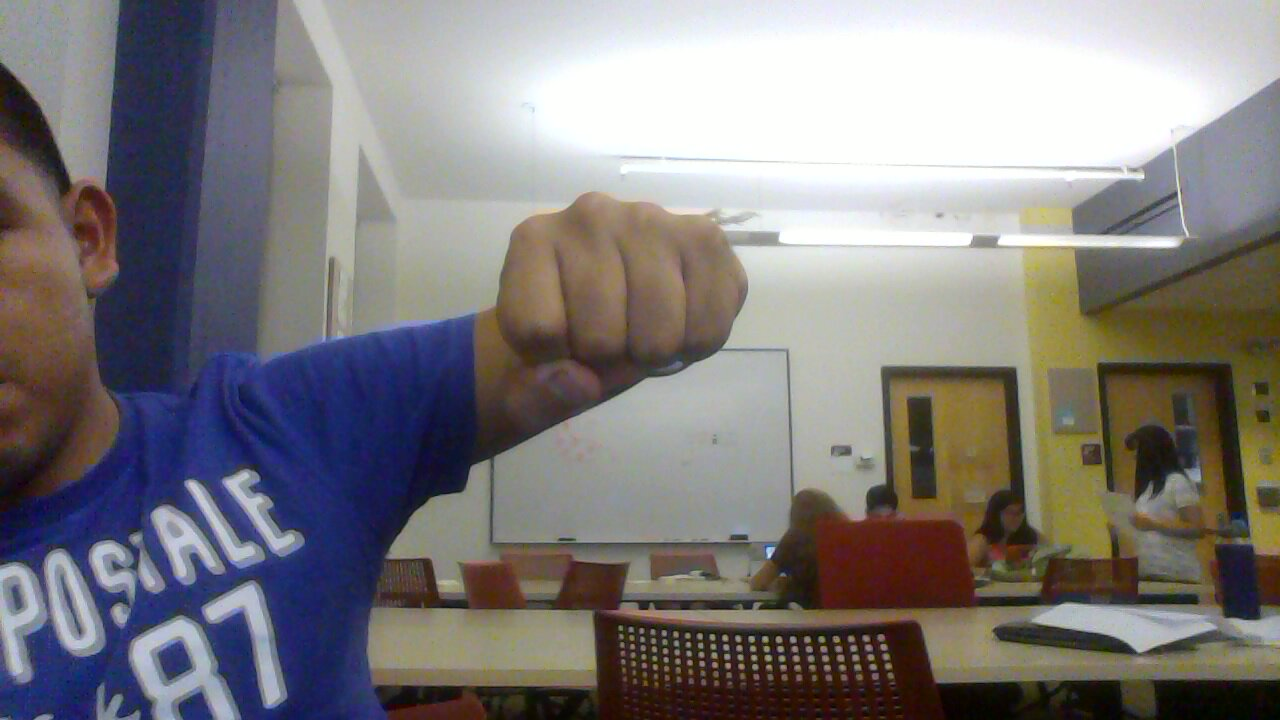
//> input picture Homeworks/Homework2/2015-09-16-221553.jpg, 1280 x 720 px
$ ./skinHSV 2015-09-16-221553.jpg   (built with g++ and OpenCV 4)
//> lines starting //> are read from the running program, lines starting //| are printed output that depends on the picture
//opencv libraries
#include "opencv2/core/core.hpp"
#include "opencv2/highgui/highgui.hpp"
#include "opencv2/imgproc/imgproc.hpp"
//C++ standard libraries
#include <iostream>
#include <vector>
#include <algorithm>

using namespace cv;
using namespace std;

//FOR USING THE CAMERA COMMENT LINES 26,27, UNCOMMENT 28,31,32,43

int main(int argc, char** argv)
{
    //int hmin=20, hmax=150, smin=77, smax=153, vmin=36, vmax=211;
    //int hmin=25, hmax=115, smin=40, smax=170, vmin=83, vmax=245; used with inRange function
    int hmin=0, hmax=62, smin=34, smax=195, vmin=72, vmax=185;
    namedWindow("Skin filter values");
    createTrackbar("Hue low", "Skin filter values", &hmin, 180);
    createTrackbar("Hue high", "Skin filter values", &hmax, 255);
    createTrackbar("Saturation low", "Skin filter values", &smin, 255);
    createTrackbar("Saturation high", "Skin filter values", &smax, 255);
    createTrackbar("Value low", "Skin filter values", &vmin, 255);
    createTrackbar("Value high", "Skin filter values", &vmax, 255);
    Mat output;
    Mat image, hsv;
    image = imread(argv[1],1);
//> image is the input picture: 720 rows x 1280 cols, CV_8UC3; mean B, G, R 124.5, 124, 127.6
    // [4 lines of commented-out code are left out]
    while(1)
    {
        //cap.read(image);
        imshow("input", image);
        output.create(image.rows, image.cols, CV_8UC1);
        // [4 lines of commented-out code are left out]

        Vec3b intensity, intensity2;
        cvtColor(image,hsv,CV_BGR2HSV);
//> hsv: 720 rows x 1280 cols, CV_8UC3; mean H, S, V 65.6, 71.6, 139.7
        uchar blue, green, red;
        uchar hue, sat, value;
        for (int i = 0; i<hsv.rows; i++)
        {
            for (int j = 0; j<hsv.cols; j++)
            {
                intensity2 = image.at<Vec3b>(i, j);
                blue = intensity2.val[0];
                green = intensity2.val[1];
                red = intensity2.val[2];
                intensity = hsv.at<Vec3b>(i, j);
                hue = intensity.val[0];
                sat = intensity.val[1];
                value = intensity.val[2];
                if (hue>hmin && hue<hmax && sat>smin && sat<smax && value>vmin && value<vmax)
                {
                    output.at<uchar>(i, j) = 0.299*red + 0.587*green + 0.114*blue;
                }
                else output.at<uchar>(i, j) = 0;
            }
        }
//> this loop made 720 passes
//> (blue, green, red, intensity, hue) on passes 1 to 3: (183, 200, 189, [49, 22, 200], 49), (183, 200, 189, [49, 22, 200], 49), (184, 199, 191, [46, 19, 199], 46)
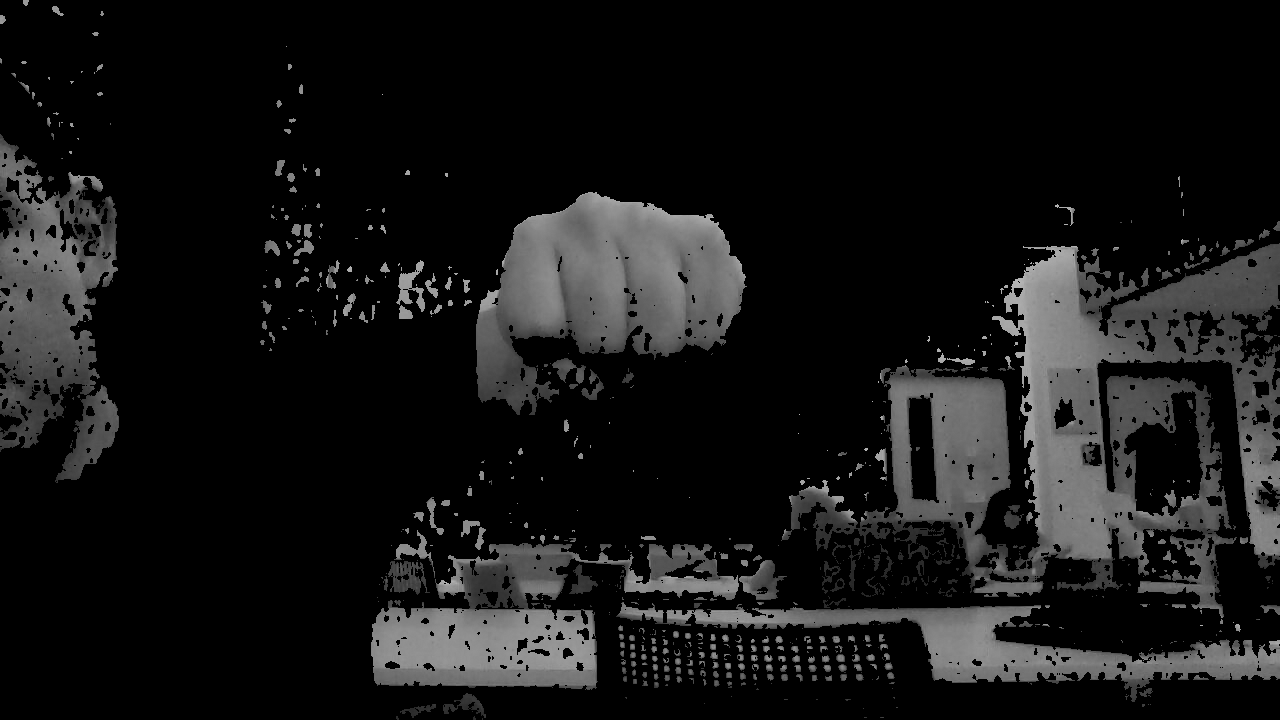
//> output: 720 rows x 1280 cols, CV_8UC1; min 0, max 181, mean 22
//> after the loop, intensity2 = [0, 12, 3]; blue = 0; green = 12; red = 3; intensity = [53, 255, 12]; hue = 53
        //cout << "h" << endl;
        imshow("Result Window", output);
        //cout << "h" << endl;
        //wait for 'esc' key press for 30ms. If 'esc' key is pressed, break loop
        if (waitKey(30) == 27)
//> the Esc key is pressed
        {
            cout << "esc key is pressed by user" << endl;
            break;
        }
    }
    //cap.release();
    image.release();
    return 0;
}

$ run again, on Homeworks/Homework2/2015-09-16-230949.jpg
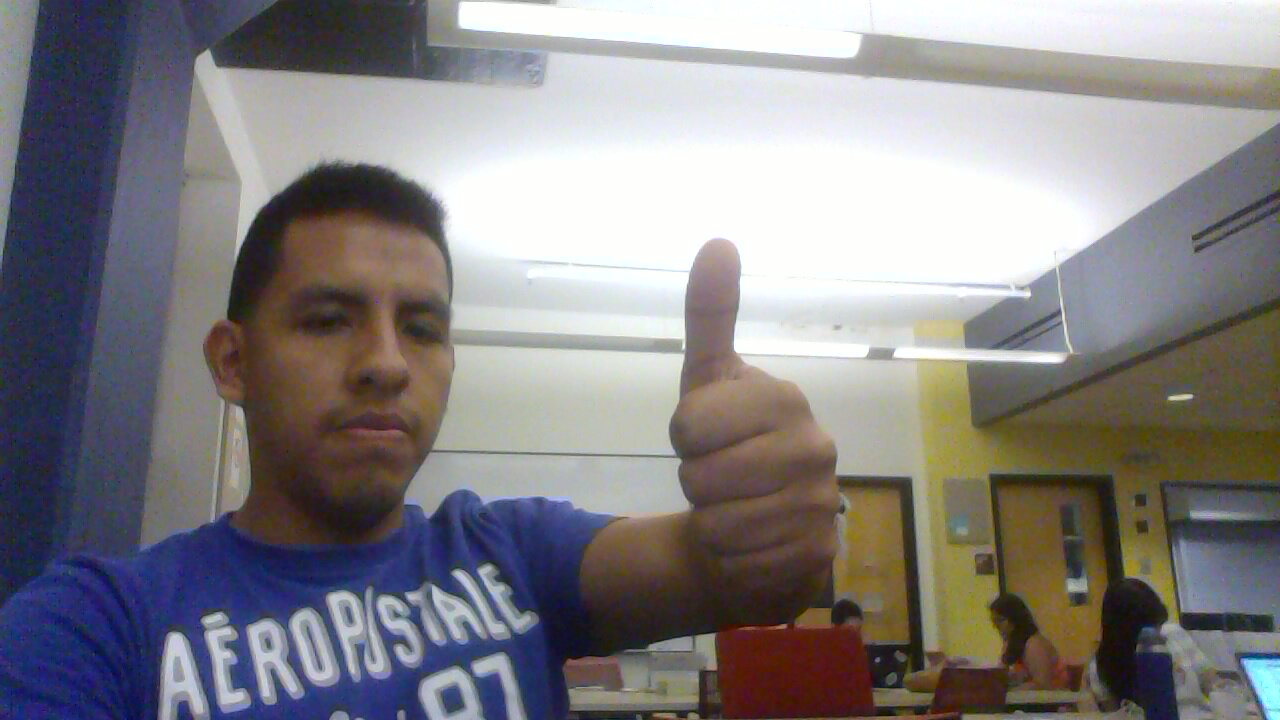
//> input picture Homeworks/Homework2/2015-09-16-230949.jpg, 1280 x 720 px
//> image is the input picture: 720 rows x 1280 cols, CV_8UC3; mean B, G, R 131.8, 129.7, 132.6
//> hsv: 720 rows x 1280 cols, CV_8UC3; mean H, S, V 73.6, 62.8, 144.7
//> the loop `for (int i = 0; i<hsv.rows; i++)` made 720 passes
//> (blue, green, red, intensity, hue) on passes 1 to 3: (252, 246, 255, [160, 9, 255], 160), (250, 246, 255, [167, 9, 255], 167), (245, 244, 254, [177, 10, 254], 177)
//> after the loop `for (int i = 0; i<hsv.rows; i++)`:
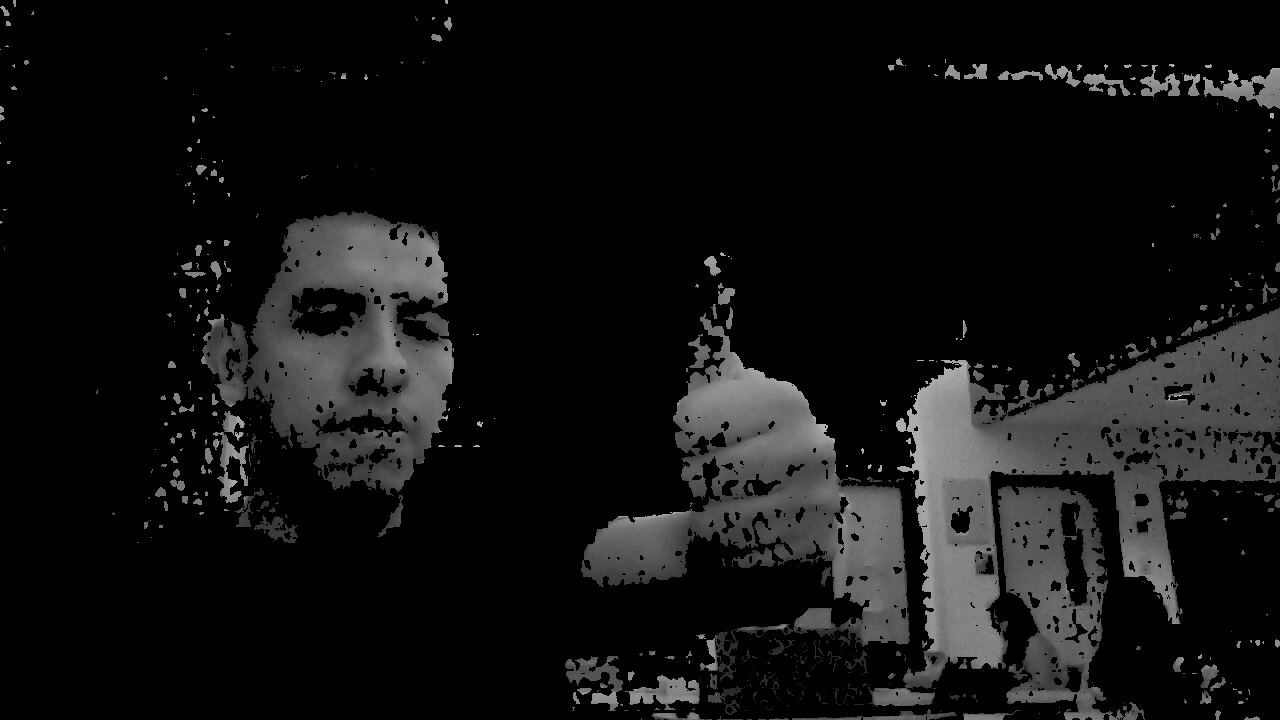
//> output: 720 rows x 1280 cols, CV_8UC1; min 0, max 180, mean 18
//> after the loop `for (int i = 0; i<hsv.rows; i++)`: intensity2 = [255, 255, 172]; blue = 255; red = 172; intensity = [90, 83, 255]; hue = 90

$ run again, on Homeworks/Homework2/TM_peace.jpg
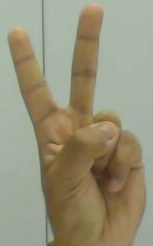
//> input picture Homeworks/Homework2/TM_peace.jpg, 153 x 246 px
//> image is the input picture: 246 rows x 153 cols, CV_8UC3; mean B, G, R 121.7, 146.4, 151.2
//> hsv: 246 rows x 153 cols, CV_8UC3; mean H, S, V 37.4, 64.1, 156.9
//> the loop `for (int i = 0; i<hsv.rows; i++)` made 246 passes
//> (blue, green, red, intensity, hue) on passes 1 to 3: (171, 183, 171, [60, 17, 183], 60), (171, 183, 171, [60, 17, 183], 60), (173, 183, 171, [65, 17, 183], 65)
//> after the loop `for (int i = 0; i<hsv.rows; i++)`:
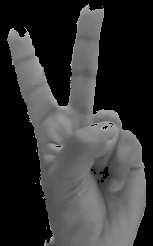
//> output: 246 rows x 153 cols, CV_8UC1; min 0, max 179, mean 54.9
//> after the loop `for (int i = 0; i<hsv.rows; i++)`: intensity2 = [153, 165, 153]; blue = 153; green = 165; red = 153; intensity = [60, 19, 165]; hue = 60
